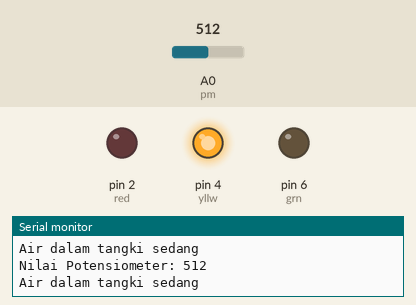
Simulated run of this sketch. Board: Arduino Uno, built with avr-gcc and run on an emulated ATmega328P. On the bench: output pins drawn as LEDs (lit = HIGH), the last lines printed to the serial monitor. The test bench sets the inputs (shaded band); at power-on: A0 (pm) = 512.

Above: at 1.3 s.
1.4 s: A0 (pm) set to 412
2.9 s: A0 (pm) set to 392
At 4.2 s:
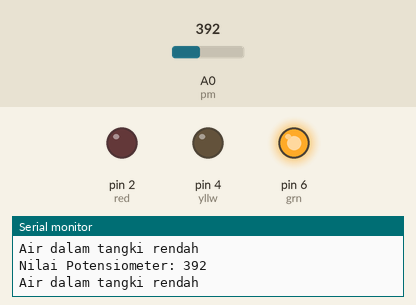
4.5 s: A0 (pm) set to 810
At 5.4 s:
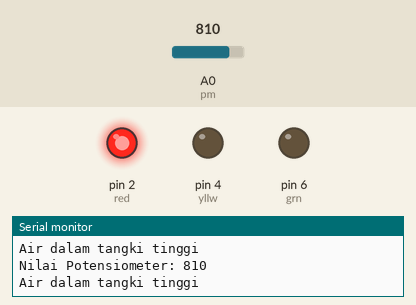
6.0 s: A0 (pm) set to 786
At 6.6 s:
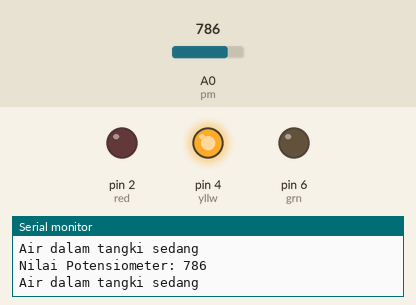
7.5 s: A0 (pm) set to 900
At 7.8 s:
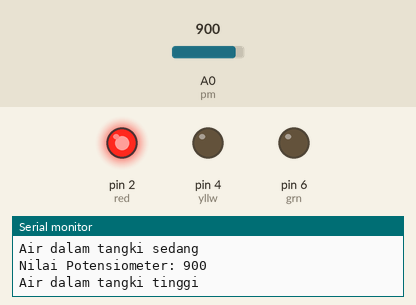
Timing chart, 0 to 10.0 s (numbered marks = the images above; inputs shaded):
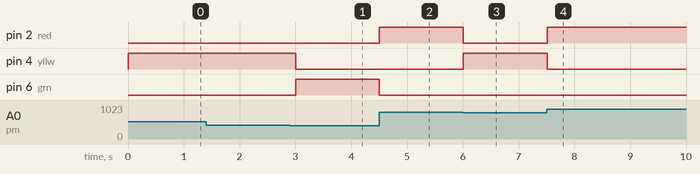

Measured:
- the behaviour switches between 400 and 399 on A0 (pm) (found by bisection; images 0 and 1)
- the behaviour switches between 801 and 800 on A0 (pm) (found by bisection; images 2 and 3)
- after the input at 2.9 s, pin 4 (yllw): HIGH → LOW after 0.10 s; pin 6 (grn): LOW → HIGH after 0.10 s
- after the input at 4.5 s, pin 2 (red): LOW → HIGH at once; pin 6 (grn): HIGH → LOW at once
- after the input at 6.0 s, pin 2 (red): HIGH → LOW at once; pin 4 (yllw): LOW → HIGH at once
- after the input at 7.5 s, pin 2 (red): LOW → HIGH at once; pin 4 (yllw): HIGH → LOW at once

The sketch:

Tugas_Prak_MCU_7.2.ino
```cpp
const int pm = A0;
const int red = 2;
const int yllw = 4;
const int grn = 6;

void setup() {
  Serial.begin(9600);
  pinMode(red, OUTPUT);
  pinMode(yllw, OUTPUT);
  pinMode(grn, OUTPUT);
}

void loop() {
  int nilai = analogRead(pm);
  Serial.print("Nilai Potensiometer: ");
  Serial.println(nilai);

  if (nilai > 800) {
    digitalWrite(red, HIGH);
    digitalWrite(yllw, LOW);
    digitalWrite(grn, LOW);
    Serial.println("Air dalam tangki tinggi");
  } else if (nilai >= 400 && nilai <= 800) {
    digitalWrite(red, LOW);
    digitalWrite(yllw, HIGH);
    digitalWrite(grn, LOW);
    Serial.println("Air dalam tangki sedang");
  } else {
    digitalWrite(red, LOW);
    digitalWrite(yllw, LOW);
    digitalWrite(grn, HIGH);
    Serial.println("Air dalam tangki rendah");
  }
  delay(500);
}
```
